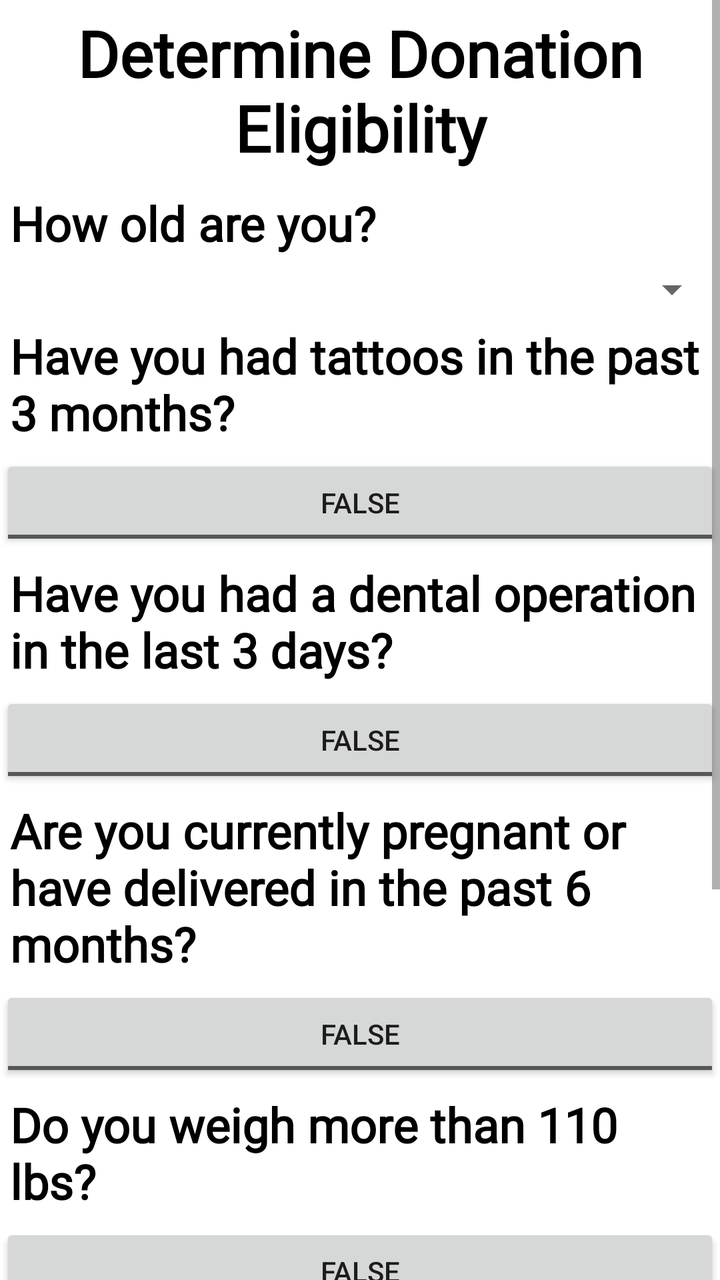
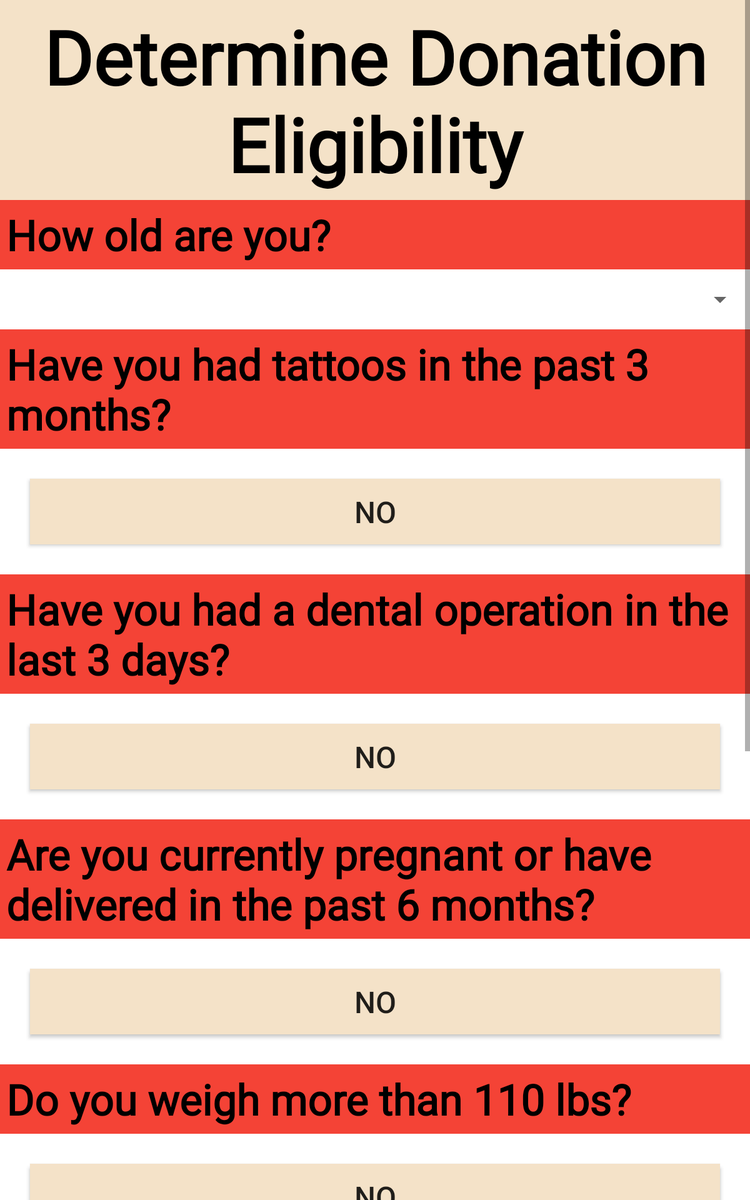

Compare how this app lays out the same screen by default and in its alternative resource folder. The renders come first, then the two layout files and the values they reference.
<!-- AndroidManifest.xml: application theme Theme.BloodDonationBuddy -->
<!-- res/layout/fragment_donation_eligibility.xml -->
<?xml version="1.0" encoding="utf-8"?>
<LinearLayout xmlns:android="http://schemas.android.com/apk/res/android"
    xmlns:app="http://schemas.android.com/apk/res-auto"
    xmlns:tools="http://schemas.android.com/tools"
    android:layout_width="match_parent"
    android:layout_height="match_parent"
    android:orientation="vertical"
    tools:context=".DonationEligibilityFragment">


    <ScrollView
        android:layout_width="match_parent"
        android:layout_height="match_parent">

        <LinearLayout
            android:layout_width="match_parent"
            android:layout_height="wrap_content"
            android:orientation="vertical" >

            <TextView
                android:id="@+id/eligibilityTitle"
                android:layout_width="match_parent"
                android:layout_height="wrap_content"
                android:fontFamily="@font/bungee"
                android:padding="5sp"
                android:text="Determine Donation Eligibility"
                android:textAlignment="center"
                android:textColor="@color/black"
                android:textSize="32sp"
                android:textStyle="bold" />

            <TextView
                android:id="@+id/ageForm"
                android:layout_width="match_parent"
                android:layout_height="wrap_content"
                android:fontFamily="@font/bungee"
                android:padding="5sp"
                android:text="How old are you?"
                android:textAlignment="textStart"
                android:textColor="@color/black"
                android:textSize="24sp"
                android:textStyle="bold" />

            <Spinner
                android:id="@+id/ageSpinner"
                android:padding="10sp"
                android:layout_width="match_parent"
                android:layout_height="wrap_content" />

            <TextView
                android:id="@+id/tattooForm"
                android:layout_width="match_parent"
                android:layout_height="wrap_content"
                android:fontFamily="@font/bungee"
                android:padding="5sp"
                android:text="Have you had tattoos in the past 3 months?"
                android:textAlignment="textStart"
                android:textColor="@color/black"
                android:textSize="24sp"
                android:textStyle="bold" />

            <ToggleButton
                android:id="@+id/tattooToggle"
                android:layout_width="match_parent"
                android:layout_height="wrap_content"
                android:padding="10sp"
                android:textOff="False"
                android:textOn="True"/>

            <TextView
                android:id="@+id/dentalForm"
                android:layout_width="match_parent"
                android:layout_height="wrap_content"
                android:fontFamily="@font/bungee"
                android:padding="5sp"
                android:text="Have you had a dental operation in the last 3 days?"
                android:textAlignment="textStart"
                android:textColor="@color/black"
                android:textSize="24sp"
                android:textStyle="bold" />

            <ToggleButton
                android:id="@+id/dentalToggle"
                android:layout_width="match_parent"
                android:layout_height="wrap_content"
                android:padding="10sp"
                android:textOff="False"
                android:textOn="True" />

            <TextView
                android:id="@+id/pregnantForm"
                android:layout_width="match_parent"
                android:layout_height="wrap_content"
                android:fontFamily="@font/bungee"
                android:padding="5sp"
                android:text="Are you currently pregnant or have delivered in the past 6 months?"
                android:textAlignment="textStart"
                android:textColor="@color/black"
                android:textSize="24sp"
                android:textStyle="bold" />

            <ToggleButton
                android:id="@+id/pregnantToggle"
                android:layout_width="match_parent"
                android:layout_height="wrap_content"
                android:padding="10sp"
                android:textOff="False"
                android:textOn="True" />

            <TextView
                android:id="@+id/weightForm"
                android:layout_width="match_parent"
                android:layout_height="wrap_content"
                android:fontFamily="@font/bungee"
                android:padding="5sp"
                android:text="Do you weigh more than 110 lbs?"
                android:textAlignment="textStart"
                android:textColor="@color/black"
                android:textSize="24sp"
                android:textStyle="bold" />

            <ToggleButton
                android:id="@+id/weightToggle"
                android:layout_width="match_parent"
                android:layout_height="wrap_content"
                android:padding="10sp"
                android:textOff="False"
                android:textOn="True" />

            <TextView
                android:id="@+id/medicationForm"
                android:layout_width="match_parent"
                android:layout_height="wrap_content"
                android:fontFamily="@font/bungee"
                android:padding="5sp"
                android:text="Are you taking prescription medication?"
                android:textAlignment="textStart"
                android:textColor="@color/black"
                android:textSize="24sp"
                android:textStyle="bold" />

            <ToggleButton
                android:id="@+id/medicationToggle"
                android:padding="10sp"
                android:layout_width="match_parent"
                android:layout_height="wrap_content"
                android:textOff="False"
                android:textOn="True" />

            <Button
                android:id="@+id/button"
                android:layout_width="match_parent"
                android:layout_height="wrap_content"
                android:layout_margin="24sp"
                android:fontFamily="@font/bungee"
                android:text="CHECK ELIGIBILITY"
                android:textSize="24sp"
                app:backgroundTint="#C5124E" />

            <TextView
                android:id="@+id/textView9"
                android:layout_width="match_parent"
                android:layout_height="wrap_content"
                android:fontFamily="@font/bungee"
                android:padding="5sp"
                android:textAlignment="textStart"
                android:textColor="@color/black"
                android:textSize="24sp"
                android:textStyle="bold" />
        </LinearLayout>


    </ScrollView>
</LinearLayout>
<!-- resources referenced by this layout -->
<resources>
  <color name="black">#FF000000</color>
  <style name="Theme.BloodDonationBuddy" parent="Theme.MaterialComponents.DayNight.DarkActionBar">
          
          <item name="colorPrimary">@color/red</item>
          <item name="colorPrimaryVariant">@color/red</item>
          <item name="colorOnPrimary">@color/red</item>
          
          <item name="colorSecondary">@color/beige</item>
          <item name="colorSecondaryVariant">@color/beige</item>
          <item name="colorOnSecondary">@color/beige</item>
          
          <item name="android:statusBarColor" tools:targetApi="l">?attr/colorPrimaryVariant</item>
          
      </style>
  <color name="red">#F44336</color>
  <color name="beige">#F4E2C8</color>
</resources>
<!-- res/layout-sw600dp/fragment_donation_eligibility.xml (the repository's variant of the layout above) -->
<!-- drawn on a 7-inch tablet held upright -->
<?xml version="1.0" encoding="utf-8"?>
<LinearLayout xmlns:android="http://schemas.android.com/apk/res/android"
    xmlns:app="http://schemas.android.com/apk/res-auto"
    xmlns:tools="http://schemas.android.com/tools"
    android:layout_width="match_parent"
    android:layout_height="match_parent"
    android:orientation="vertical"
    tools:context=".DonationEligibilityFragment">


    <ScrollView
        android:layout_width="match_parent"
        android:layout_height="match_parent">

        <LinearLayout
            android:layout_width="match_parent"
            android:layout_height="wrap_content"
            android:orientation="vertical" >

            <TextView
                android:id="@+id/eligibilityTitle"
                android:layout_width="match_parent"
                android:layout_height="wrap_content"
                android:background="@color/beige"
                android:fontFamily="@font/bungee"
                android:padding="5sp"
                android:text="@string/formTitle"
                android:textAlignment="center"
                android:textColor="@color/black"
                android:textSize="60sp"
                android:textStyle="bold" />

            <TextView
                android:id="@+id/ageForm"
                android:layout_width="match_parent"
                android:layout_height="wrap_content"
                android:background="@color/red"
                android:fontFamily="@font/bungee"
                android:padding="5sp"
                android:text="@string/ageLabel"
                android:textAlignment="textStart"
                android:textColor="@color/black"
                android:textSize="34sp"
                android:textStyle="bold" />

            <Spinner
                android:id="@+id/ageSpinner"
                android:layout_width="match_parent"
                android:layout_height="wrap_content"
                android:minHeight="48dp"
                android:padding="10sp" />

            <TextView
                android:id="@+id/tattooForm"
                android:layout_width="match_parent"
                android:layout_height="wrap_content"
                android:background="@color/red"
                android:fontFamily="@font/bungee"
                android:padding="5sp"
                android:text="@string/tattooLabel"
                android:textAlignment="textStart"
                android:textColor="@color/black"
                android:textSize="34sp"
                android:textStyle="bold" />

            <ToggleButton
                android:id="@+id/tattooToggle"
                android:layout_width="match_parent"
                android:layout_height="wrap_content"
                android:layout_margin="24sp"
                android:background="@color/beige"
                android:padding="10sp"
                android:textOff="@string/no"
                android:textOn="@string/yes"
                android:textSize="24sp"
                tools:ignore="DuplicateSpeakableTextCheck" />

            <TextView
                android:id="@+id/dentalForm"
                android:layout_width="match_parent"
                android:layout_height="wrap_content"
                android:background="@color/red"
                android:fontFamily="@font/bungee"
                android:padding="5sp"
                android:text="@string/dentalLabel"
                android:textAlignment="textStart"
                android:textColor="@color/black"
                android:textSize="34sp"
                android:textStyle="bold" />

            <ToggleButton
                android:id="@+id/dentalToggle"
                android:layout_width="match_parent"
                android:layout_height="wrap_content"
                android:layout_margin="24sp"
                android:background="@color/beige"
                android:padding="10sp"
                android:textOff="@string/no"
                android:textOn="@string/yes"
                android:textSize="24sp" />

            <TextView
                android:id="@+id/pregnantForm"
                android:layout_width="match_parent"
                android:layout_height="wrap_content"
                android:background="@color/red"
                android:fontFamily="@font/bungee"
                android:padding="5sp"
                android:text="@string/pregnantLabel"
                android:textAlignment="textStart"
                android:textColor="@color/black"
                android:textSize="34sp"
                android:textStyle="bold" />

            <ToggleButton
                android:id="@+id/pregnantToggle"
                android:layout_width="match_parent"
                android:layout_height="wrap_content"
                android:layout_margin="24sp"
                android:background="@color/beige"
                android:padding="10sp"
                android:textOff="@string/no"
                android:textOn="@string/yes"
                android:textSize="24sp" />

            <TextView
                android:id="@+id/weightForm"
                android:layout_width="match_parent"
                android:layout_height="wrap_content"
                android:background="@color/red"
                android:fontFamily="@font/bungee"
                android:padding="5sp"
                android:text="@string/weightLabel"
                android:textAlignment="textStart"
                android:textColor="@color/black"
                android:textSize="34sp"
                android:textStyle="bold" />

            <ToggleButton
                android:id="@+id/weightToggle"
                android:layout_width="match_parent"
                android:layout_height="wrap_content"
                android:layout_margin="24sp"
                android:background="@color/beige"
                android:padding="10sp"
                android:textOff="@string/no"
                android:textOn="@string/yes"
                android:textSize="24sp" />

            <TextView
                android:id="@+id/medicationForm"
                android:layout_width="match_parent"
                android:layout_height="wrap_content"
                android:background="@color/red"
                android:fontFamily="@font/bungee"
                android:padding="5sp"
                android:text="@string/medicineLabel"
                android:textAlignment="textStart"
                android:textColor="@color/black"
                android:textSize="34sp"
                android:textStyle="bold" />

            <ToggleButton
                android:id="@+id/medicationToggle"
                android:layout_width="match_parent"
                android:layout_height="wrap_content"
                android:layout_margin="24sp"
                android:background="@color/beige"
                android:padding="10sp"
                android:textOff="@string/no"
                android:textOn="@string/yes"
                android:textSize="24sp" />

            <Button
                android:id="@+id/checkEligibility"
                android:layout_width="match_parent"
                android:layout_height="wrap_content"
                android:layout_margin="24sp"
                android:fontFamily="@font/bungee"
                android:text="@string/eligibleButton"
                android:textColor="@color/black"
                android:textSize="34sp"
                app:backgroundTint="@color/green" />

            <TextView
                android:id="@+id/eligibleResult"
                android:layout_width="match_parent"
                android:layout_height="wrap_content"
                android:background="@color/beige"
                android:fontFamily="casual"
                android:padding="5sp"
                android:textAlignment="textStart"
                android:textColor="@color/black"
                android:textSize="34sp"
                android:textStyle="bold" />

            <EditText
                android:id="@+id/enterPhone"
                android:layout_width="match_parent"
                android:layout_height="wrap_content"
                android:autofillHints=""
                android:ems="10"
                android:inputType="textPhonetic"
                android:text="ENTER PHONE # NO DASHES" />

            <Button
                android:id="@+id/textDetails"
                android:layout_width="match_parent"
                android:layout_height="wrap_content"
                android:layout_margin="24sp"
                android:fontFamily="@font/bungee"
                android:text="TEXT YOUR RESULTS"
                android:textColor="@color/black"
                android:textSize="34sp"
                app:backgroundTint="@color/green" />
        </LinearLayout>


    </ScrollView>
</LinearLayout>
<!-- resources referenced by the variant -->
<!-- as a 7-inch tablet held upright resolves them -->
<resources>
  <color name="beige">#F4E2C8</color>
  <color name="black">#FF000000</color>
  <color name="green">#4CAF50</color>
  <color name="red">#F44336</color>
  <string name="ageLabel">How old are you?</string>
  <string name="dentalLabel">Have you had a dental operation in the last 3 days?</string>
  <string name="eligibleButton">Check Eligibility</string>
  <string name="formTitle">Determine Donation Eligibility</string>
  <string name="medicineLabel">Are you taking prescription medication?</string>
  <string name="no">NO</string>
  <string name="pregnantLabel">Are you currently pregnant or have delivered in the past 6 months?</string>
  <string name="tattooLabel">Have you had tattoos in the past 3 months?</string>
  <string name="weightLabel">Do you weigh more than 110 lbs?</string>
  <string name="yes">YES</string>
  <style name="Theme.BloodDonationBuddy" parent="Theme.MaterialComponents.DayNight.DarkActionBar">
          
          <item name="colorPrimary">@color/red</item>
          <item name="colorPrimaryVariant">@color/red</item>
          <item name="colorOnPrimary">@color/red</item>
          
          <item name="colorSecondary">@color/beige</item>
          <item name="colorSecondaryVariant">@color/beige</item>
          <item name="colorOnSecondary">@color/beige</item>
          
          <item name="android:statusBarColor" tools:targetApi="l">?attr/colorPrimaryVariant</item>
          
      </style>
</resources>
